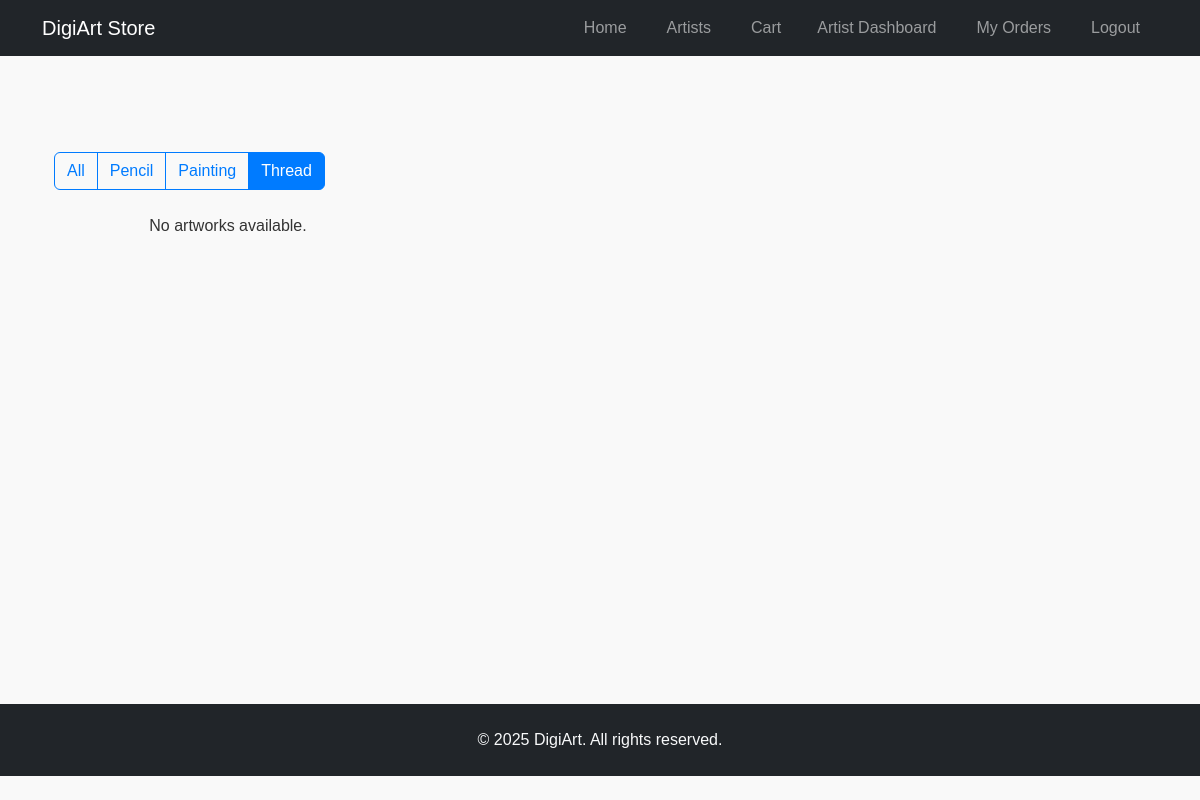
/?category=thread (signed in), run on an earlier commit of the app's database.
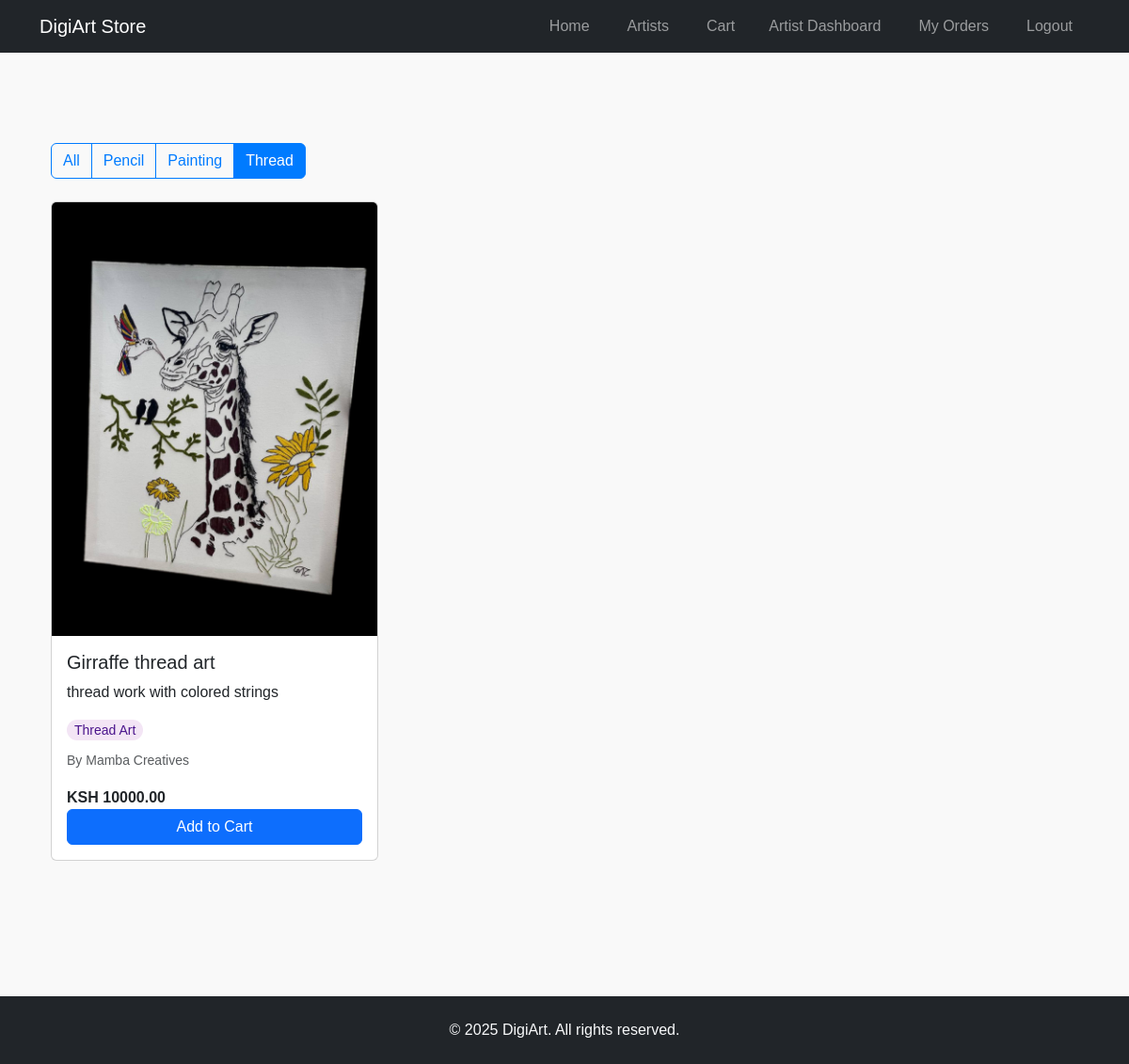
And on a later commit of the database.
### store/models.py (models this page shows, shortened)
class Artwork(models.Model):
    ARTWORK_CATEGORIES = (
        ('pencil', 'Pencil Drawing'),
        ('painting', 'Painting'),
        ('thread', 'Thread Art'),
    )
    name = models.CharField(max_length=100)
    artist = models.ForeignKey(Customer, on_delete=models.CASCADE)
    description = models.TextField()
    price = models.DecimalField(max_digits=10, decimal_places=2)
    image = models.ImageField(upload_to='artworks/')
    category = models.CharField(max_length=20, choices=ARTWORK_CATEGORIES)
    created_at = models.DateTimeField(auto_now_add=True)

class Customer(models.Model):
    USER_TYPES = (
        ('customer', 'Art Buyer'),
        ('artist', 'Artist'),
    )
    first_name = models.CharField(max_length=50)
    last_name = models.CharField(max_length=50)
    phone = models.CharField(max_length=15)
    email = models.EmailField(unique=True)
    password = models.CharField(max_length=100)
    user_type = models.CharField(max_length=10, choices=USER_TYPES, default='customer')
    bio = models.TextField(blank=True, null=True)
    artist_statement = models.TextField(blank=True, null=True)
    profile_image = models.ImageField(upload_to='artist_profiles/', blank=True, null=True)

### store/views.py (the view)
# urls.py: path('', Index.as_view(), name='homepage'),
class Index(View):
    def get(self, request):
        cart = request.session.get('cart', {})
        artworks = Artwork.objects.all().order_by('-created_at')
        categories = dict(Artwork.ARTWORK_CATEGORIES).keys()
        category = request.GET.get('category')
        if category:
            artworks = artworks.filter(category=category)
        return render(request, 'index.html', {
            'artworks': artworks,
            'categories': categories,
            'cart': cart
        })

### store/templates/index.html (shortened to what this page needs)
{% extends 'base.html' %}
{% load static %}
{% load cart_tags %}
{% block content %}
<div class="container py-5">
    <div class="mb-4">
        <div class="btn-group" role="group" aria-label="Artwork categories">
            <a href="{% url 'homepage' %}" class="btn btn-outline-primary {% if not request.GET.category %}active{% endif %}">
                All
            </a>
            {% for category in categories %}
            <a href="{% url 'homepage' %}?category={{ category }}"
               class="btn btn-outline-primary {% if request.GET.category == category %}active{% endif %}">
                {{ category|title }}
            </a>
            {% endfor %}
        </div>
    </div>
    <div class="row row-cols-1 row-cols-md-2 row-cols-lg-3 g-4">
        {% for artwork in artworks %}
        <div class="col">
            <div class="card h-100">
                <img src="{{ artwork.image.url }}" class="card-img-top" alt="{{ artwork.name }}">
                <div class="card-body">
                    <h5 class="card-title">{{ artwork.name }}</h5>
                    <p class="card-text">{{ artwork.description|truncatewords:20 }}</p>
                    <p class="mb-2">
                        <span class="badge category-badge {{ artwork.category }}">
                            {{ artwork.get_category_display }}
                        </span>
                    </p>
                    <p class="card-text">
                        <small class="text-muted">
                            By {{ artwork.artist.first_name }} {{ artwork.artist.last_name }}
                        </small>
                    </p>
                    <div class="d-flex justify-content-between align-items-center">
                        <p class="card-text"><strong>KSH {{ artwork.price }}</strong></p>
                    </div>
                    <form method="post" action="{% url 'cart' %}">
                        <button type="submit" class="btn btn-primary w-100">
                            Add to Cart
                        </button>
                    </form>
                </div>
            </div>
        </div>
        {% empty %}
        <div class="col-12 text-center">
            <p>No artworks available.</p>
        </div>
        {% endfor %}
    </div>
</div>
{% endblock %}

What changed in the data, as far as the page shows it:
added Artwork: image (picture), name "Girraffe thread art", description "thread work with colored strings", category "Thread Art", artist.first_name "Mamba", artist.last_name "Creatives", price "10000.00"
Also different on the page:
text no longer shown: "No artworks available."
